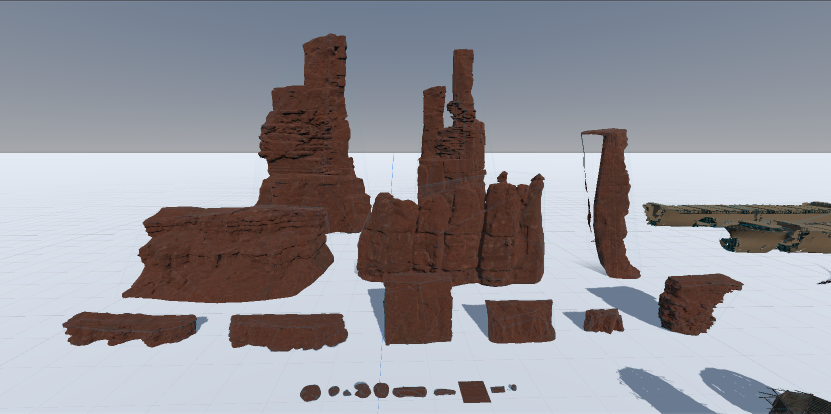
#> input picture src/Godot.png, 1662 x 827 px (shown at 1/2 size)
$ python -i compare_texture_exports.py   (imports and definitions only)
#> lines starting #> are read from the running program, lines starting #| are printed output that depends on the picture
#> further down, picture is the input picture: PIL image 1662x827 RGBA; mean R, G, B, A 149.7, 149.1, 155.8, 255
"""Host-side (NOT Unreal). Compares RenderTarget-downscaled PNGs against a
PIL-downscaled reference built from the full-res baseline export.

Answers: did the RT capture real detail (or a blurry low mip)? is gamma right?
did the normal map's B channel survive BC5? did alpha survive?

    python tests/compare_texture_exports.py C:/scratch/texquality
"""
import os
import sys
from PIL import Image, ImageFilter, ImageChops

def stats(img):
    """Per-channel mean; plus a detail score (std of a high-pass)."""
    bands = img.split()
    means = [round(sum(i * c for i, c in enumerate(b.histogram())) / (b.size[0] * b.size[1]), 1)
             for b in bands]
#> means = [149.7, 149.1, 155.8, 255]
    grey = img.convert("L")
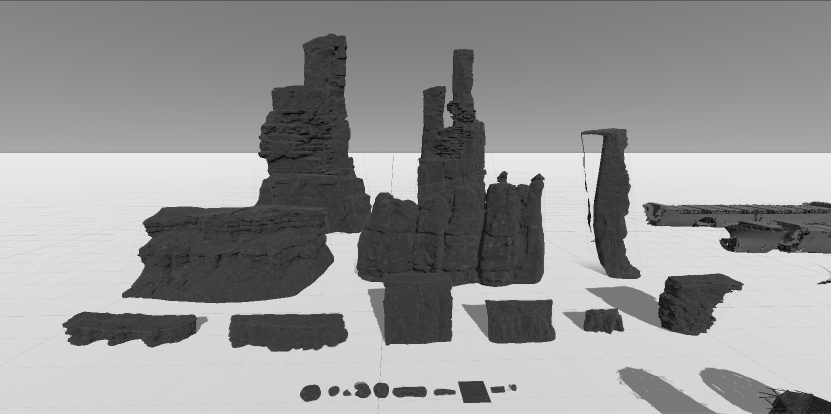
#> grey: PIL image 1662x827 L (shown at 1/2 size); min 3, max 234, mean 150
    detail = ImageChops.difference(grey, grey.filter(ImageFilter.GaussianBlur(2)))
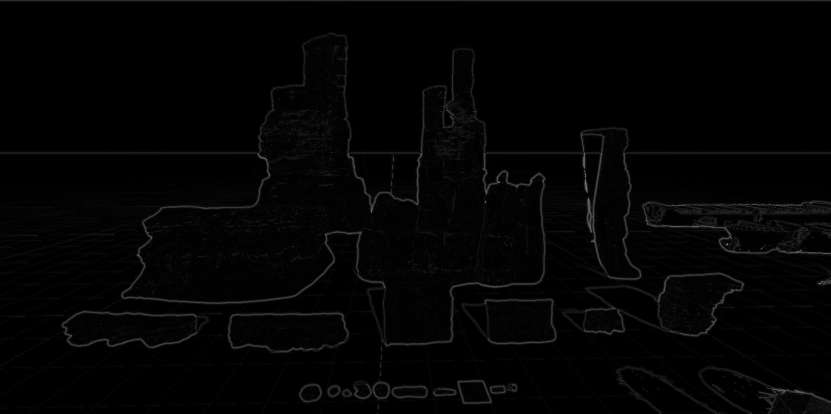
#> detail: PIL image 1662x827 L (shown at 1/2 size); min 0, max 179, mean 3.3
    hist = detail.histogram()
#> hist = 256 values, max 737896 at index 0, min 0 at index 155, mean 5369
    n = sum(hist)
#> n = 1374474
    mean = sum(i * c for i, c in enumerate(hist)) / n
#> mean = 3.34
    var = sum((i - mean) ** 2 * c for i, c in enumerate(hist)) / n
#> var = 86.72
    return means, round(var ** 0.5, 2)

# [49 lines left out: functions mae, main, not called in this run]

# [2 lines not run here, left out]

>>> from PIL import Image
>>> picture = Image.open('../src/Godot.png')
>>> result = stats(picture)
#> result = ([149.7, 149.1, 155.8, 255], 9.31)
